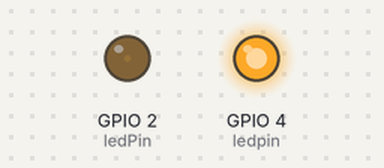
The sketch below on a simulated ESP32. Parts: output pins drawn as LEDs (lit = HIGH). What the sketch prints to the serial monitor is not drawn.

Above: at 0.05 s.
At 1.15 s:
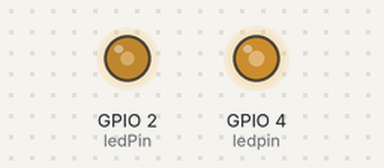
At 2.3 s:
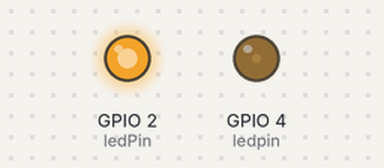
At 4.6 s:
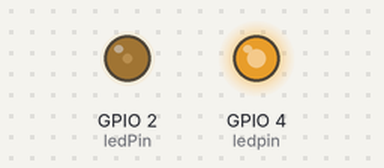
Timing chart, 0 to 6.7 s (numbered marks = the images above):
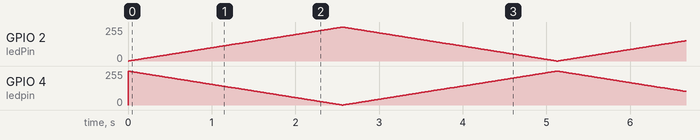

The sketch:

05.ino
```cpp
// 定义两路LED引脚
const int ledPin = 2;
const int ledpin = 4;

// PWM参数
const int freq = 5000;          // 频率 5000Hz
const int resolution = 8;       // 分辨率 8位 (0-255)

void setup() {
  Serial.begin(115200);
  // 两路分别绑定独立PWM通道
  ledcAttach(ledPin, freq, resolution);
  ledcAttach(ledpin, freq, resolution);
}

void loop() {
  // LED2从0变亮到255，LED4同步从255变暗到0
  for(int i = 0; i <= 255; i++){
    ledcWrite(ledPin, i);
    ledcWrite(ledpin, 255 - i);
    delay(10);
  }

  // LED2从255变暗到0，LED4同步从0变亮到255
  for(int i = 255; i >= 0; i--){
    ledcWrite(ledPin, i);
    ledcWrite(ledpin, 255 - i);
    delay(10);
  }

  Serial.println("Breathing cycle completed");
}
```
